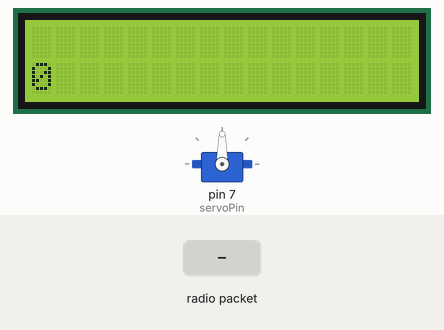
The sketch below on a simulated Arduino Uno, built with avr-gcc and run on an emulated ATmega328P. Parts: 16×2 character LCD, servo. The test bench sets the inputs (shaded band). No radio packets arrive unless stated; what the sketch prints to the serial monitor is not drawn.

Above: at 1.6 s.
1.7 s: radio packet "100" arrives
At 2.3 s:
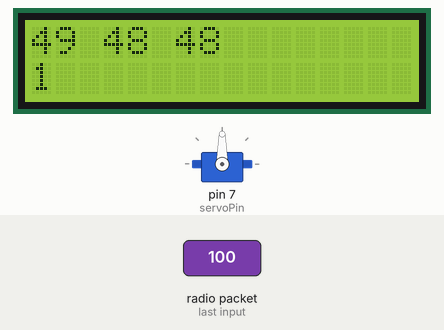
3.5 s: radio packet "0" arrives
At 4.8 s:
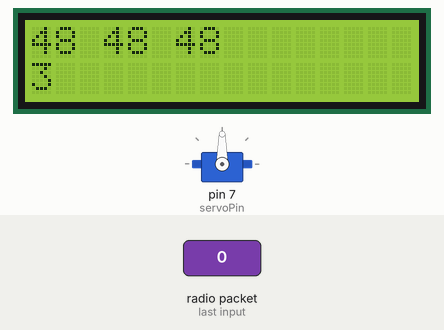
Timing chart, 0 to 6.5 s (numbered marks = the images above; inputs shaded):
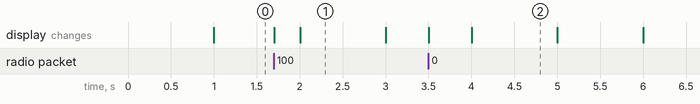

Measured:
- what the display in image 1 shows lasts 1.0 s, from 2.0 s to 3.0 s

The sketch:

ContructionCheckPequod.ino
```cpp
#include <VirtualWire.h>
#include <LiquidCrystal.h>
#include <ServoTimer2.h>


LiquidCrystal lcd(13, 11, 5, 4, 3, 2);

int dataReceiverPin = 12;
int servoPin = 7;

int timer = 0;

ServoTimer2 reelerServo;


void setup()
{
  // put your setup code here, to run once:
  lcd.begin(16, 2);

  Serial.begin(9600);	// Debugging only
  Serial.println("setup");


  //pinMode(servoPin, HIGH);
  reelerServo.attach(servoPin);

  //Receiver Setup
  // Initialise the IO and ISR
  vw_set_ptt_inverted(true); // Required for DR3100
  vw_set_rx_pin(dataReceiverPin);
  vw_setup(2000);	 // Bits per sec
  vw_rx_start();       // Start the receiver PLL running
}

void loop()
{
  // put your main code here, to run repeatedly:
  uint8_t buf[VW_MAX_MESSAGE_LEN];
  uint8_t buflen = VW_MAX_MESSAGE_LEN;

  String dataReceived = "";

  if (vw_get_message(buf, &buflen)) // Non-blocking
  {

    // Message with a good checksum received, dump it.
    Serial.print("Data Received: ");

    for (int i = 0; i < buflen; i++)
    {
      //Serial.print(buf[i], HEX);
      Serial.print(buf[i]);
      Serial.print(" ");

      //buf[i] will be form of dec, which is from hex, which is from char.
      //http://web.cs.mun.ca/~michael/c/ascii-table.html
      dataReceived = String(dataReceived + buf[i] + " ");
    }

    Serial.println("");

    lcd.setCursor(0, 0);
    lcd.print(dataReceived);

    //100 is 0x64, which is lower case d
    if (dataReceived.substring(0, 3) == "100")
    {
      //RunServo();
      SetServoSpeed();
    }
  }

  if (timer != millis()/1000)
  {
    Serial.println(timer);
    lcd.setCursor(0, 1);
    lcd.print(timer);
    timer = millis()/1000;
  }
}

void RunServo()
{
  //https://www.servocity.com/html/hs-645mg_ultra_torque.html#.VPlIB_nF9-c
  // 600 us is 0 degree
  //2400 us is 180 degree


  int lenMicroSecondsOfPeriod = 25 * 1000; // 25 milliseconds (ms)
  int lenMicroSecondsOfPulse = 1 * 1000; // 1 ms is 0 degrees
//int first = 0.7 * 1000; //0.5ms is 0 degrees in HS-422 servo
  int firstDegree = 600; //0.5ms is 0 degrees in HS-422 servo
//int end = 3.7 * 1000;
  int lastDegree = 2400;
  int increment = 0.01 * 1000;

  int current = 0;
  for(current = firstDegree; current <lastDegree; current+=increment)
  {
    //Serial.println(current);
         // Servos work by sending a 25 ms pulse.
         // 0.7 ms at the start of the pulse will turn the servo to the 0 degree position
         // 2.2 ms at the start of the pulse will turn the servo to the 90 degree position
         // 3.7 ms at the start of the pulse will turn the servo to the 180 degree position
         // Turn voltage high to start the period and pulse
    digitalWrite(servoPin, HIGH);

         // Delay for the length of the pulse
    delayMicroseconds(current);

         // Turn the voltage low for the remainder of the pulse
    digitalWrite(servoPin, LOW);

         // Delay this loop for the remainder of the period so we don't
         // send the next signal too soon or too late
    delayMicroseconds(lenMicroSecondsOfPeriod - current);
  }
  for(current = lastDegree; current >firstDegree; current-=increment)
  {
    //Serial.println(current);
         // Servos work by sending a 20 ms pulse.
         // 0.7 ms at the start of the pulse will turn the servo to the 0 degree position
         // 2.2 ms at the start of the pulse will turn the servo to the 90 degree position
         // 3.7 ms at the start of the pulse will turn the servo to the 180 degree position
         // Turn voltage high to start the period and pulse
    digitalWrite(servoPin, HIGH);

         // Delay for the length of the pulse
    delayMicroseconds(current);

         // Turn the voltage low for the remainder of the pulse
    digitalWrite(servoPin, LOW);

         // Delay this loop for the remainder of the period so we don't
         // send the next signal too soon or too late
    delayMicroseconds(lenMicroSecondsOfPeriod - current);
  }
}

void SetServoSpeed()
{

}
```
